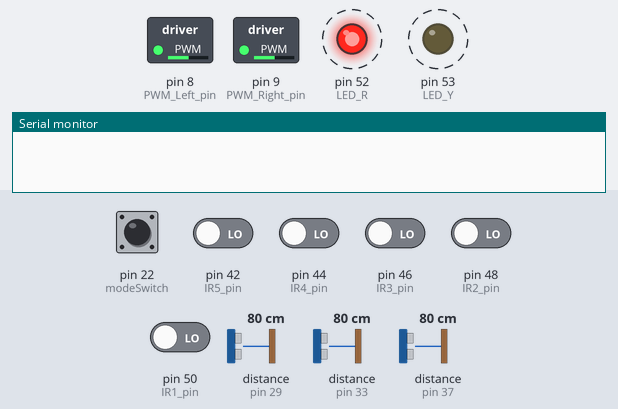
This sketch was run on a simulated Arduino Mega 2560, built with avr-gcc and run on an emulated ATmega2560. On the bench: switched loads named in the sketch (green lamp = pin HIGH), output pins drawn as LEDs (lit = HIGH), the last lines printed to the serial monitor. Wiring (inferred from the names in the program): 3 × ultrasonic range finder: trigger pin 28, echo pin 29 / trigger pin 32, echo pin 33 / trigger pin 36, echo pin 37. Dashed ring = blinking. Inputs (shaded band) come from the test bench; at power-on: pin 22 (modeSwitch), pin 42 (IR5_pin), pin 44 (IR4_pin), pin 46 (IR3_pin), pin 48 (IR2_pin), pin 50 (IR1_pin) LOW, distance to the obstacle (sensors on pin 29, pin 33, pin 37) 80 cm. The echo pulse lasts 58.3 µs per cm; pins used as bus, display or sensor lines are not drawn.

Above: at 1.2 s.
1.3 s: pin 22 (modeSwitch) pulled HIGH for 3.2 s
6.8 s: pin 42 (IR5_pin) driven HIGH
At 7.8 s:
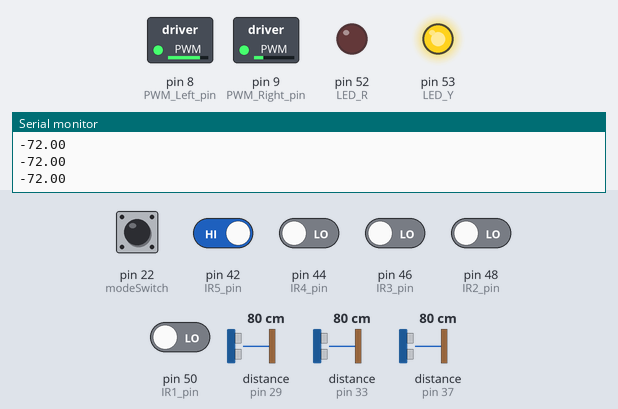
8.3 s: pin 46 (IR3_pin) driven HIGH
At 9.1 s:
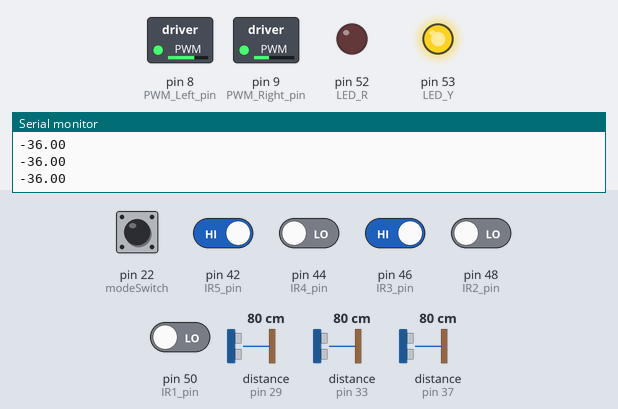
9.8 s: pin 22 (modeSwitch) pulled HIGH for 0.15 s
At 12.6 s:
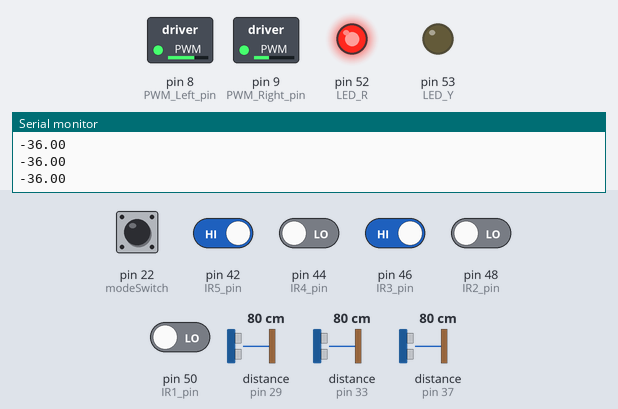
12.9 s: pin 22 (modeSwitch) pulled HIGH for 1 s
At 15.05 s:
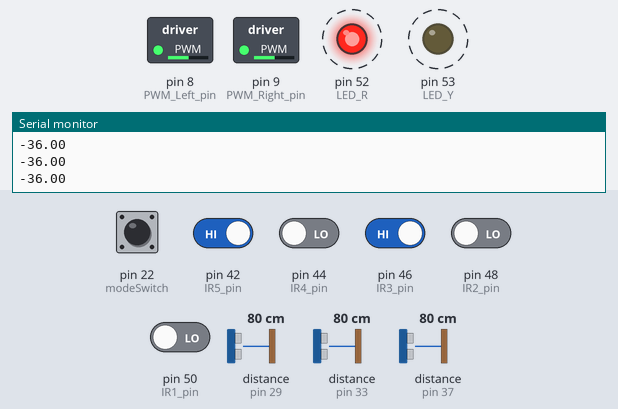
16.5 s: distance to the obstacle (sensor on pin 29) set to 32 cm
19.5 s: distance to the obstacle (sensor on pin 29) set to 28 cm
At 19.7 s:
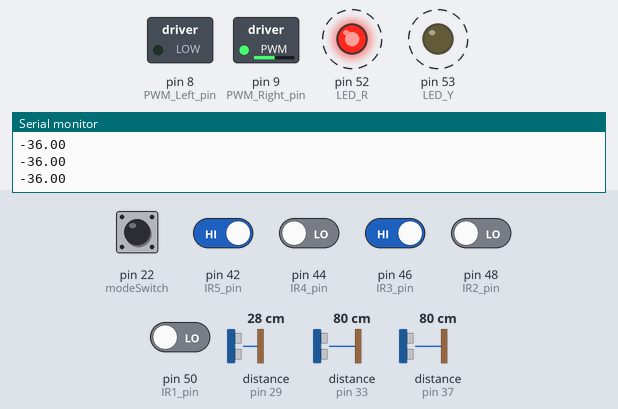
Timing chart, 0 to 23.5 s (numbered marks = the images above; inputs shaded):
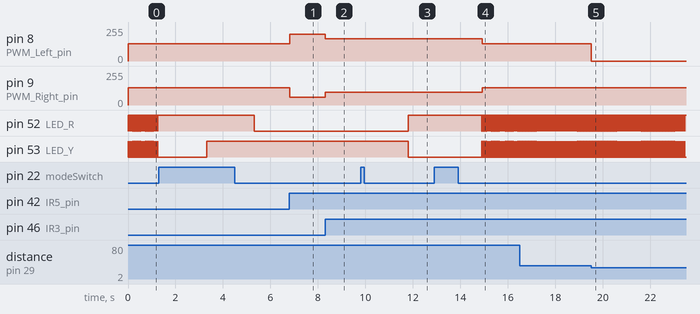

The sketch:

Robotino.ino
```cpp
#include "robot.h"


int mode       =  3;
int LED_R      = 52;
int LED_Y      = 53;
int modeSwitch = 22;

robot Dakota;

void setup()
{
  Serial.begin(9600);
  //Mode-LED//
  pinMode(LED_R, OUTPUT);
  pinMode(LED_Y, OUTPUT);
  //Mode-Change//
  pinMode(modeSwitch, INPUT);
}

void loop()
{
  //------------------
  //mode 0 - Manual Drive       - YR-Const
  //mode 1 - Line Following     -  Y-const
  //mode 2 - Wall Following     -  R-const
  //mode 3 - Obstacle Avoiding  -  R-blink

  //------------------
  //mode change
  if (digitalRead(modeSwitch)==HIGH)
  {
    if (mode == 3){mode = 0;}
    else if (mode == 0 || mode == 1 || mode == 2) {mode+=1;}
    delay(2000);
  }
  //------------------

  if (mode == 0)  // manual
  {
    digitalWrite(LED_R, HIGH);
    digitalWrite(LED_Y, HIGH);
    Dakota.runManual();
  }
  else if (mode == 1)  // line following
  {
    digitalWrite(LED_R, LOW);
    digitalWrite(LED_Y, HIGH);
    Dakota.runLine();
  }
  else if (mode == 2)  // wall following
  {
    digitalWrite(LED_R, HIGH);
    digitalWrite(LED_Y, LOW);
    Dakota.runWall();

  }
  else if (mode == 3)  // obstacle avoid
  {
    digitalWrite(LED_Y, HIGH);
    digitalWrite(LED_R, LOW);

    Dakota.runObj();

    digitalWrite(LED_Y, LOW);
    digitalWrite(LED_R, HIGH);
    delay(50);

  }

  //------------------
}
```

irArray.cpp
```cpp
#include "irArray.h"
#include "Arduino.h"

float irArray::returnZigma()
{
  float zigma = 0;;

  for (int i = 0 ; i < 5 ; i++)
  {
    irValArray[i] = !(digitalRead(irPinArray[i]));
    zigma += irWeightArray[i] * irValArray[i];
  }
  if (zigma/abs(zigma) > 0 && irValArray[2]==1) { zigma +=3;}
  if (zigma/abs(zigma) < 0 && irValArray[2]==1) { zigma -=3;}
  return zigma* 3 ;
}
```

irArray.h
```cpp
#ifndef irArray_H
#define irArray_H

class irArray
{
  private:
    int const IR1_pin = 50;
    int const IR2_pin = 48;
    int const IR3_pin = 46;
    int const IR4_pin = 44;
    int const IR5_pin = 42;

    int irPinArray[5] = {IR1_pin, IR2_pin, IR3_pin, IR4_pin, IR5_pin};
    int irValArray[5] = {0, 0, 0, 0, 0};
    int irWeightArray[5] = {-3.5,-2,0,2,3.5};


  public:
    float returnZigma();

};

#endif
```

motorController.cpp
```cpp
#include "motorController.h"
#include "Arduino.h"

//-----------------------------------------
void motorController::setPWM_L(int value)
{
  PWM_Left_val = value;
  analogWrite(PWM_Left_pin, PWM_Left_val);
}

void motorController::setPWM_R(int value)
{
  PWM_Right_val = value;
  analogWrite(PWM_Right_pin, PWM_Right_val);
}

//-----------------------------------------
void motorController::setD1_L(int value)
{
  D1_Left_val = value;
  if (value == 1){digitalWrite(D1_Left_pin, HIGH);}
  if (value == 0){digitalWrite(D1_Left_pin, LOW);}
}

void motorController::setD2_L(int value)
{
  D2_Left_val = value;
  if (value == 1){digitalWrite(D2_Left_pin, HIGH);}
  if (value == 0){digitalWrite(D2_Left_pin, LOW);}

}
//----------------------------------------

void motorController::setD1_R(int value)
{
  D1_Right_val = value;
  if (value == 1){digitalWrite(D1_Right_pin, HIGH);}
  if (value == 0){digitalWrite(D1_Right_pin, LOW);}
}

void motorController::setD2_R(int value)
{
  D2_Right_val = value;
  if (value == 1){digitalWrite(D2_Right_pin, HIGH);}
  if (value == 0){digitalWrite(D2_Right_pin, LOW);}
}
//----------------------------------------

int motorController::readPWM_L()
{
  return PWM_Left_val;
}

int motorController::readPWM_R()
{
  return PWM_Right_val;
}
```

motorController.h
```cpp
#ifndef motorController_H
#define motorController_H

class motorController
{
  public:

    //----Pin Numbers----------//

    int const D1_Left_pin   = 4;
    int const D2_Left_pin   = 5;

    int const D1_Right_pin  = 6;
    int const D2_Right_pin  = 7;

    int const PWM_Left_pin  = 8;
    int const PWM_Right_pin = 9;

    //-------------------------//

    int PWM_Right_val = 0;
    int PWM_Left_val  = 0;

    int D1_Left_val = 0;
    int D2_Left_val = 0;

    int D1_Right_val = 0;
    int D2_Right_val = 0;


    void setPWM_L(int value);
    void setPWM_R(int value);

    void setD1_L(int value);
    void setD2_L(int value);

    void setD1_R(int value);
    void setD2_R(int value);

    int readPWM_L();
    int readPWM_R();
};


#endif
```

robot.cpp
```cpp
#include "robot.h"
// #include "blueTooth.cpp"
#include "Arduino.h"

void robot::runManual()
{
  char c = 'C';
  while (Serial.available() > 0)
  {
    c = Serial.read();
    Serial.println(c);

    if (c=='F')
    {
      motor.setD1_L(1); motor.setD2_L(0);
      motor.setD1_R(1); motor.setD2_R(0);
      motor.setPWM_R(170); motor.setPWM_L(170);
    }
    if (c=='B')
    {
      motor.setD1_L(0); motor.setD2_L(1);
      motor.setD1_R(0); motor.setD2_R(1);
      motor.setPWM_R(180); motor.setPWM_L(180);
    }
    if (c=='L')
    {
      motor.setD1_L(1); motor.setD2_L(0);
      motor.setD1_R(1); motor.setD2_R(0);
      motor.setPWM_R(200); motor.setPWM_L(90);
    }

    if (c=='R')
    {
      motor.setD1_L(1); motor.setD2_L(0);
      motor.setD1_R(1); motor.setD2_R(0);
      motor.setPWM_R(90); motor.setPWM_L(200);
    }
    if (c=='S')
    {
      motor.setD1_L(1); motor.setD2_L(1);
      motor.setD1_R(1); motor.setD2_R(1);
      motor.setPWM_R(0); motor.setPWM_L(0);
    }

  }
}

void robot::runLine()
{
  motor.setD1_L(1);
  motor.setD2_L(0);
  motor.setD1_R(1);
  motor.setD2_R(0);

  int kp = 4.0;
  int ki = .1;
  int kd = 0;

  error = IR.returnZigma();

  integral += error;
  derivative = error-previousError;
  previousError = error;

  float controlSignal = kp*error + ki*integral + kd*derivative;
  Serial.println(controlSignal);

  int leftMotorSpeed  = 130 - controlSignal;
  int rightMotorSpeed = 130 + controlSignal;

  motor.setPWM_R(rightMotorSpeed);
  motor.setPWM_L(leftMotorSpeed);

}

void robot::runWall()
{
  motor.setD1_L(0);
  motor.setD2_L(0);
  motor.setD1_R(0);
  motor.setD2_R(0);

}

void robot::runObj()
{
  US.updateDistance();
  if(US.runAuto(2))
  {
    motor.setD1_L(1);
    motor.setD2_L(0);
    motor.setD1_R(1);
    motor.setD2_R(0);
  }
  else
  {
    motor.setD1_L(0);
    motor.setD2_L(1);
    motor.setD1_R(1);
    motor.setD2_R(0);
  }
  motor.setPWM_L(US.runAuto(0));
  motor.setPWM_R(US.runAuto(1));
}

  
```

robot.h
```cpp
#ifndef robot_H
#define robot_H

#include "motorController.h"
#include "irArray.h"
#include "usArray.h"

class robot
{
  private:
    motorController motor;
    irArray IR;
    usArray US;

    float error = 0;
    float integral =  0;
    float derivative = 0;
    float previousError = 0;

  public:
    void runManual();
    void runLine();
    void runWall();
    void runObj();

};


#endif
```

usArray.cpp
```cpp
#include "usArray.h"
#include "Arduino.h"

int usArray::readDistance(int index)
{
  return distanceArray[index];
}

void usArray::updateDistance()
{
  for (int i = 0 ; i<3 ; i++)
  {
    distanceArray[i] = calculateDistance(usPinArray[i][0], usPinArray[i][1]);
  }
}

int usArray::calculateDistance(int trigPin, int echoPin)
{
  long duration;
  int cm;

  pinMode(trigPin, OUTPUT);
  pinMode(echoPin, INPUT);

  digitalWrite(trigPin, LOW);
  delayMicroseconds(2);
  digitalWrite(trigPin, HIGH);
  delayMicroseconds(10);
  digitalWrite(trigPin, LOW);

  duration = pulseIn(echoPin, HIGH);
  cm = duration / 29 / 2;
  return cm;
}

int usArray::runAuto(int x)
{
  int speed[3] = {0,0,1};

  if (distanceArray[1]>objSafety)
  {
    if(distanceArray[0]<objSafety)
    {
      speed[0] = runSpeed;
      speed[1] = 0;
      speed[2] = 0;
    }
    else if(distanceArray[2]<objSafety)
    {
      speed[0] = 0;
      speed[1] = runSpeed;
      speed[2] = 0;
    }
    else
    {
      speed[0] = runSpeed;
      speed[1] = runSpeed;
      speed[2] = 1;
    }
  }
  else if(distanceArray[0]<objSafety)
  {
    speed[0] = 0;
    speed[1] = runSpeed;
    speed[2] = 0;
  }
  else if(distanceArray[2]<objSafety)
  {
    speed[0] = runSpeed;
    speed[1] = 0;
    speed[2] = 0;
  }
  else
  {
    speed[0] = runSpeed * 1.5;
    speed[1] = runSpeed * 1.5;
    speed[2] = 1;
  }

  if (distanceArray[0]<objSafety && distanceArray[1]<objSafety && distanceArray[2]<objSafety)
  {
    speed[0] = runSpeed * 2;
    speed[1] = runSpeed * 1.5;
    speed[2] = 0;
  }

  if (x == 0){return speed[0];}
  else if (x==1) {return speed[1];}
  else if (x==2) {return speed[2];}
}
```

usArray.h
```cpp
#ifndef usArray_H
#define usArray_H

class usArray
{
  private:
    int const US_L_Trig = 36;
    int const US_L_Echo = 37;
    int const US_M_Trig = 32;
    int const US_M_Echo = 33;
    int const US_R_Trig = 28;
    int const US_R_Echo = 29;

    int objSafety = 30;
    int runSpeed = 130;

    int usPinArray[3][2] = {{US_L_Trig, US_L_Echo}, {US_M_Trig, US_M_Echo}, {US_R_Trig, US_R_Echo}};
    int distanceArray[3] = {0, 0, 0};

  public:
    int readDistance(int index);
    void updateDistance();
    int calculateDistance(int trigPin, int echoPin);
    int runAuto(int x);

};

#endif
```

Measured:
- the behaviour switches between 31 and 30 cm on distance to the obstacle (sensor on pin 29) (found by bisection; images 4 and 5)
- after the input at 6.8 s, pin 8 (PWM_Left_pin): 130/255 → 202/255 at once; pin 9 (PWM_Right_pin): 130/255 → 58/255 at once
- after the input at 8.3 s, pin 8 (PWM_Left_pin): 202/255 → 166/255 at once; pin 9 (PWM_Right_pin): 58/255 → 94/255 at once
- after the input at 9.8 s, pin 52 (LED_R): LOW → HIGH after 2.0 s; pin 53 (LED_Y): HIGH → LOW after 2.0 s
- after the input at 12.9 s, pin 8 (PWM_Left_pin): 166/255 → 130/255 after 2.0 s; pin 9 (PWM_Right_pin): 94/255 → 130/255 after 2.0 s; pin 52 (LED_R): alternates HIGH for 0.05 s and LOW for 0.02 s, starting after 2.0 s; pin 53 (LED_Y): alternates HIGH for 0.02 s and LOW for 0.05 s, starting after 2.0 s
- after the input at 19.5 s, pin 8 (PWM_Left_pin): 130/255 → 0/255 at once
